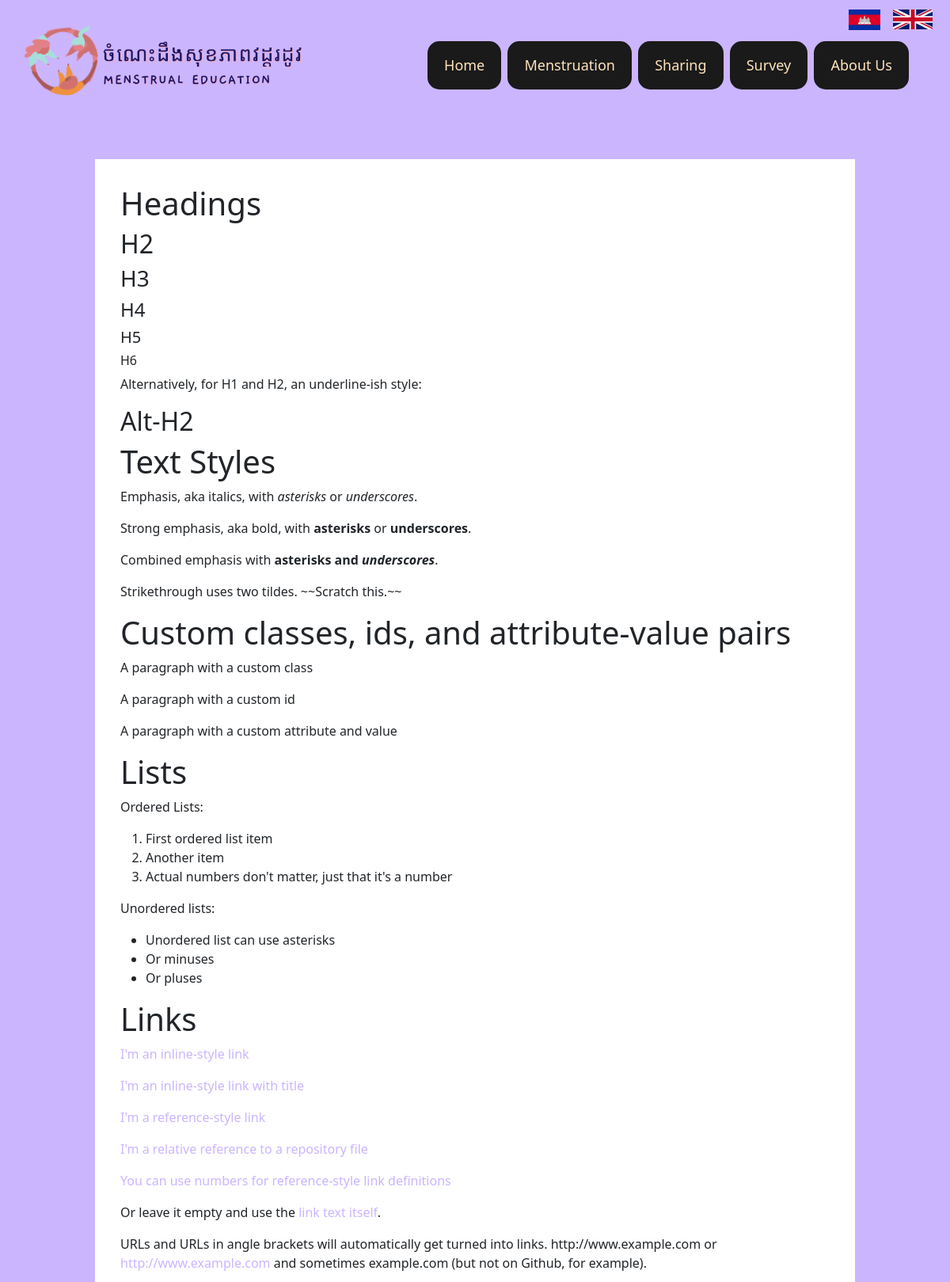
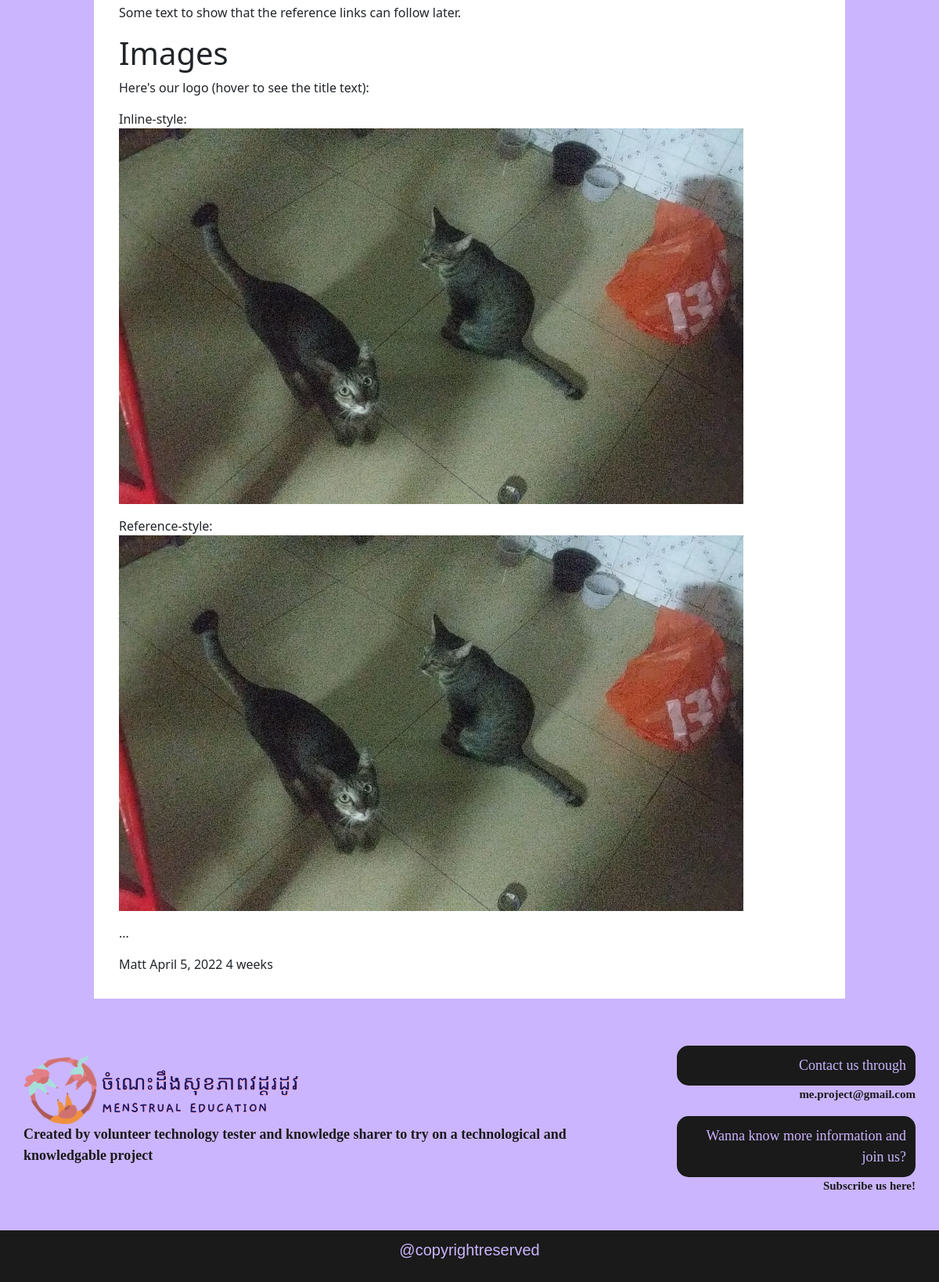
/post/4/en/, run on the app's committed database (2 pictures, top to bottom).
### database/models.py (models this page shows, shortened)
class BlogPost(models.Model):
    title_en = models.CharField(max_length=200)
    title_kh = models.CharField(max_length=200)
    subtitle_en = models.CharField(max_length=500)
    subtitle_kh = models.CharField(max_length=500)
    text_en = models.TextField()
    text_kh = models.TextField()
    image = models.CharField(max_length=100)
    author = models.CharField(max_length=100)
    created_at = models.DateField(default=datetime.now)
    last_modified = models.DateField(auto_now=True)
    class Meta:
       ordering = ['created_at']

### core/views.py (the view)
# urls.py: path('post/<str:post_id>/', views.post, name="post"),
def post(request, post_id, language='en'):
    article = BlogPost.objects.filter(pk=post_id)[0]
    article.text_en = markdown.markdown(article.text_en, extensions=['attr_list'])
    article.text_kh = markdown.markdown(article.text_kh, extensions=['attr_list'])
    context = {
        'article': article,
        'language': language
    }
    return render(request, 'post.html', context)

### templates/post.html (shortened to what this page needs)
{% extends "base.html" %}
{% load static %}
{% block css %}
  <link href="{% static 'css/post.css' %}" rel="stylesheet">
{% endblock %}
{% block main %}
<section id="article">
  <article>
    <p class="description en">{{ article.text_en | safe }}</p>
    <p class="text kh">{{ article.text_kh | safe }}</p>
    <span class="author">{{ article.author }}</span>
    <span class="date">{{ article.created_at }}</span>
    <span class="time">{{ article.created_at|timesince }}</span>
  </article>
</section>
{% endblock %}

### static/css/base.css (style rules this page uses)
:root { --lightorange: #ffe3bc; --black: #1a1a1a; --lightpurple: #cbb5ff; --teal: #cdf6f5; --pink: #ffc5de; --gray: #f2f2f2; --white: #ffffff; }
html { height: 100%; margin: 0rem; font-size: 16px; }
body { height: 100%; margin: 0rem; background-color: var(--lightorange); max-width:100rem; margin: 0 auto; }
section { padding:30px; }
a { text-decoration:none; color: var(--lightpurple); }

### static/css/post.css (style rules this page uses)
body { background-color: var(--lightpurple); }
article { background-color: var(--white); max-width: 60rem; margin: 0 auto; padding: 2rem; }
article img { display:block; max-width:100%; max-height: 30rem; }

### data on the page
BlogPost: text_en "Headings H2 H3 H4 H5 H6 Alternatively, for H1 and H2, an underline-ish style: Alt-H2 Text Styles Emphasis, aka italics, with asterisks or underscores . Strong emphasis, aka bold, with asterisks or underscores . Combined emphasis with asterisks and underscores . Strikethrough uses two tildes. ~~Scratch this.~~ Custom classes, ids, and attribute-value pairs A paragraph with a custom class A paragraph with a custom id A paragraph with a custom attribute and value Lists Ordered Lists: First ordered list item Another item Actual numbers don't matter, just that it's a number Unordered lists: Unordered list can use asterisks Or minuses Or pluses Links I'm an inline-style link I'm an inline-style…", text_en (picture), text_kh "...", author "Matt", created_at "April 5, 2022", created_at "4 weeks"
